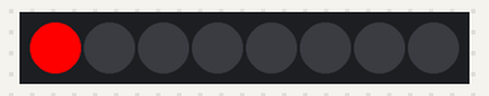
Bench run of a sketch on a simulated Arduino Uno, built with avr-gcc and run on an emulated ATmega328P. Shown: 8 RGB LEDs in strip order, left to right. Random numbers use the default seed unless the sketch sets one.

Above: at 0.1 s.
At 0.6 s:
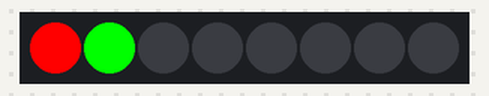
At 1.1 s:
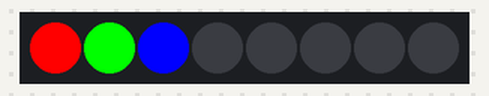
At 10.54 s:
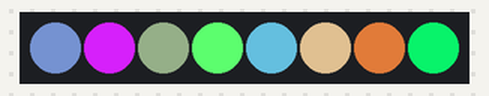
At 19.98 s:
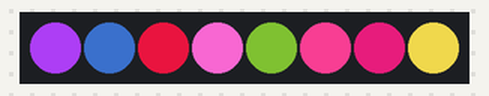
At 39.86 s:
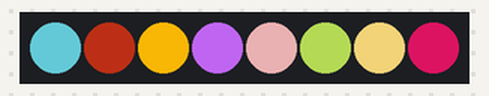
Timing chart, 0 to 40.0 s (numbered marks = the images above):
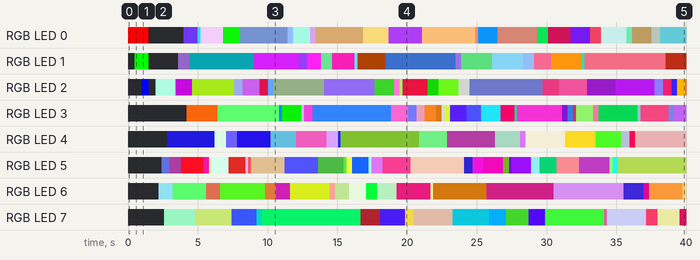

Measured:
- by itself, RGB LED 1: off → RGB(0, 255, 0) at 0.50 s, → off 1.0 s later, → RGB(72, 51, 98) 2.1 s later, → RGB(2, 53, 57) 0.80 s later, … (21 changes in this stretch)
- by itself, RGB LED 0: off → RGB(255, 0, 0) at 0.00 s, → off 1.5 s later, → RGB(95, 48, 209) 2.5 s later, → RGB(42, 202, 229) 1.0 s later, … (26 changes in this stretch)
- what the display in image 1 shows lasts 0.5 s, from 0.5 s to 1.0 s

The sketch:

neopixel.ino
```cpp
// NeoPixel modul s 8 RGB LED WS2812
// https://navody.dratek.cz/navody-k-produktum/neopixel-modul-s-8-rgb-led-ws2812.html
// https://arduinogetstarted.com/tutorials/arduino-neopixel-led-strip#google_vignette

// připojení potřebné knihovny
#include <Adafruit_NeoPixel.h>
// nastavení propojovacího pinu
#define pinDIN 6
// nastavení počtu LED modulů
#define pocetLED 8
// inicializace LED modulu z knihovny
Adafruit_NeoPixel rgbWS = Adafruit_NeoPixel(pocetLED, pinDIN, NEO_GRB + NEO_KHZ800);

void setup() {
  // zahájení komunikace s LED modulem
  rgbWS.begin();
  // nastavení červené barvy na první LED diodu
  nastavRGB(255, 0  , 0  , 1);
  delay(500);
  // nastavení zelené barvy na druhou LED diodu
  nastavRGB(0  , 255, 0  , 2);
  delay(500);
  // nastavení modré barvy na třetí LED diodu
  nastavRGB(0  , 0  , 255, 3);
  delay(500);
  // nastavení černé barvy na první 3 LED diody = vypnutí
  nastavRGB(0  , 0  , 0  , 1);
  nastavRGB(0  , 0  , 0  , 2);
  nastavRGB(0  , 0  , 0  , 3);
  delay(500);
}
void loop() {
  // pomocí funkce nastavRGB vytvoř náhodnou kombinaci barev
  // a pro každý běh smyčky vyber náhodnou LED diodu,
  // funkce random vytvoří náhodné číslo
  // z rozsahu v závorkách random(min, max-1)
  byte cervena = random(0, 256);
  byte zelena  = random(0, 256);
  byte modra   = random(0, 256);
  byte dioda   = random(1, (pocetLED + 1));
  nastavRGB(cervena, zelena, modra, dioda);
  delay(200);
}
// funkce pro nastavení zadané barvy na zvolenou diodu
void nastavRGB (byte r, byte g, byte b, int cislo) {
  // vytvoření proměnné pro ukládání barev
  uint32_t barva;
  // načtení barvy do proměnné
  barva = rgbWS.Color(r, g, b);
  // nastavení barvy pro danou LED diodu,
  // číslo má pořadí od nuly
  rgbWS.setPixelColor(cislo - 1, barva);
  // aktualizace barev na všech modulech
  rgbWS.show();
}
```
